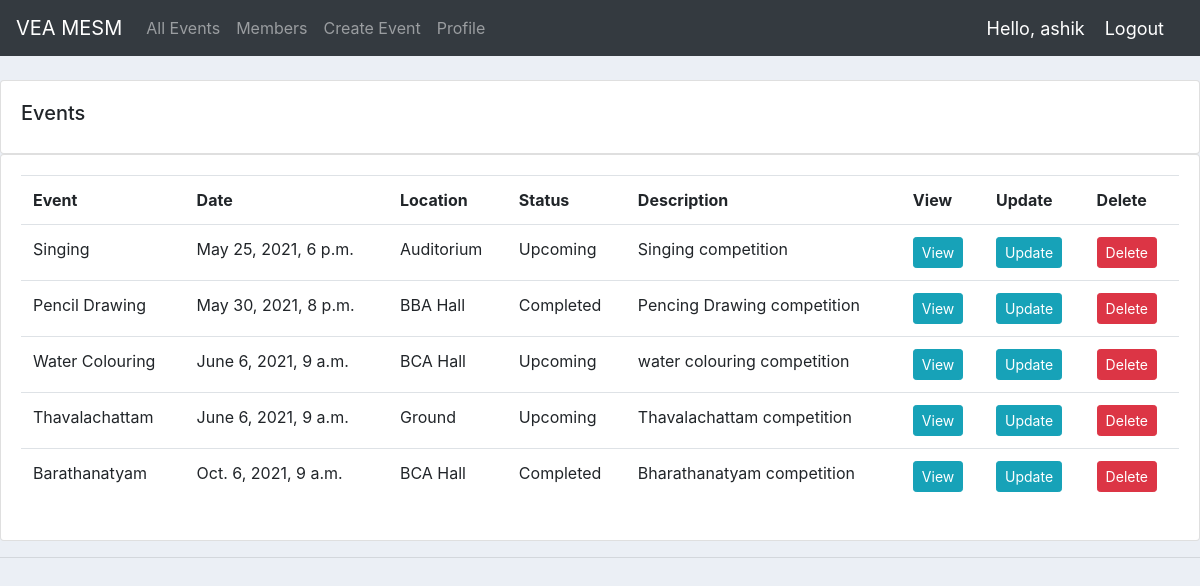
Screenshot of /events/ (signed in) with the database file from the repository.
### accounts/models.py (models this page shows, shortened)
class Event(models.Model):
    STATUS = (
        ('Ongoing', 'Ongoing'),
        ('Completed', 'Completed'),
        ('Upcoming', 'Upcoming'),
    )
    name = models.CharField(max_length=200, null=True)
    location = models.CharField(max_length=200, null=True)
    status = models.CharField(max_length=200, null=True, choices=STATUS)
    description = models.CharField(max_length=200, null=True, blank=True)
    date = models.DateTimeField(blank=True, null=True)

### accounts/views.py (the view)
# urls.py: path('events/', views.product, name='events'),
@login_required(login_url='login')
def product(request):
    events = Event.objects.all().order_by('date')
    return render(request, 'accounts/profile.html', {'events': events})

### accounts/templates/accounts/profile.html
{% extends 'accounts/main.html' %}
{% block content %}
    		<br>
		<div class="row">
			<div class="col-md">
				<div class="card card-body">
					<h5>Events</h5>
				</div>
				<div class="card card-body">
					<table class="table">
						<tr>
							<th>Event</th>
							<th>Date</th>
							<th>Location</th>
							<th>Status</th>
							<th>Description</th>
							<th>View</th>
							<th>Update</th>
							<th>Delete</th>
						</tr>
						{% for i in events %}
						<tr>
							<td>{{i.name}}</td>
							<td>{{i.date}}</td>
							<td>{{i.location}}</td>
							<td>{{i.status}}</td>
							<td>{{i.description}}</td>
							<td><a class="btn btn-sm btn-info" href="{% url 'event' i.id %}">View</a></td>
							<td><a class="btn btn-sm btn-info" href="{% url 'update_event' i.id %}">Update</a> </td>
							<td><a class="btn btn-sm btn-danger" href="{% url 'delete_event' i.id %}">Delete</a> </td>
						</tr>
						{% endfor %}
					</table>
				</div>
			</div>
		</div>
{% endblock %}

### accounts/templates/accounts/navbar.html (shortened to what this page needs)
{% load static %}
<nav class="navbar navbar-expand-lg navbar-dark bg-dark">
  <a class="navbar-brand" href="{% url 'home' %}">VEA MESM</a>
  <div class="collapse navbar-collapse" id="navbarNav">
    <ul class="navbar-nav">
      {% if request.user.is_staff %}
      <li class="nav-item active">
        <a class="nav-link" href="{% url 'home' %}">Dashboard</a>
      </li>
      <li class="nav-item">
        <a class="nav-link" href="{% url 'participants' %}">Members</a>
      </li>
      <li class="nav-item">
        <a class="nav-link" href="{% url 'events' %}">All Events</a>
      </li>
      <li class="nav-item">
        <a class="nav-link" href="{% url 'event_member' %}">Registrations</a>
      </li>
      {% else %}
      <li class="nav-item">
        <a class="nav-link" href="{% url 'eventss' %}">All Events</a>
      </li>
      <li class="nav-item">
        <a class="nav-link" href="{% url 'participantss' %}">Members</a>
      </li>
      <li class="nav-item">
        <a class="nav-link" href="{% url 'index' %}">Create Event</a>
      </li>
       <li class="nav-item">
        <a class="nav-link" href="{% url 'account' %}">Profile</a>
      </li>
      {% endif %}
    </ul>
  </div>
  <span class="hello-msg">Hello, {{request.user}}</span>
  <span ><a  class="hello-msg" href="{% url 'logout' %}">Logout</a></span>
</nav>

### static/css/main.css (style rules this page uses)
body { background-color: #ebeff5; }

### accounts/templates/accounts/navbar.html (style rules this page uses)
.hello-msg { font-size: 18px; color: #fff; margin-right: 20px; }

### rows the page displays
Event: name "Singing", date "May 25, 2021, 6 p.m.", location "Auditorium", status "Upcoming", description "Singing competition"
Event: name "Pencil Drawing", date "May 30, 2021, 8 p.m.", location "BBA Hall", status "Completed", description "Pencing Drawing competition"
Event: name "Water Colouring", date "June 6, 2021, 9 a.m.", location "BCA Hall", status "Upcoming", description "water colouring competition"
Event: name "Thavalachattam", date "June 6, 2021, 9 a.m.", location "Ground", status "Upcoming", description "Thavalachattam competition"
Event: name "Barathanatyam", date "Oct. 6, 2021, 9 a.m.", location "BCA Hall", status "Completed", description "Bharathanatyam competition"

### other values shown
{{ request.user }} "ashik"
